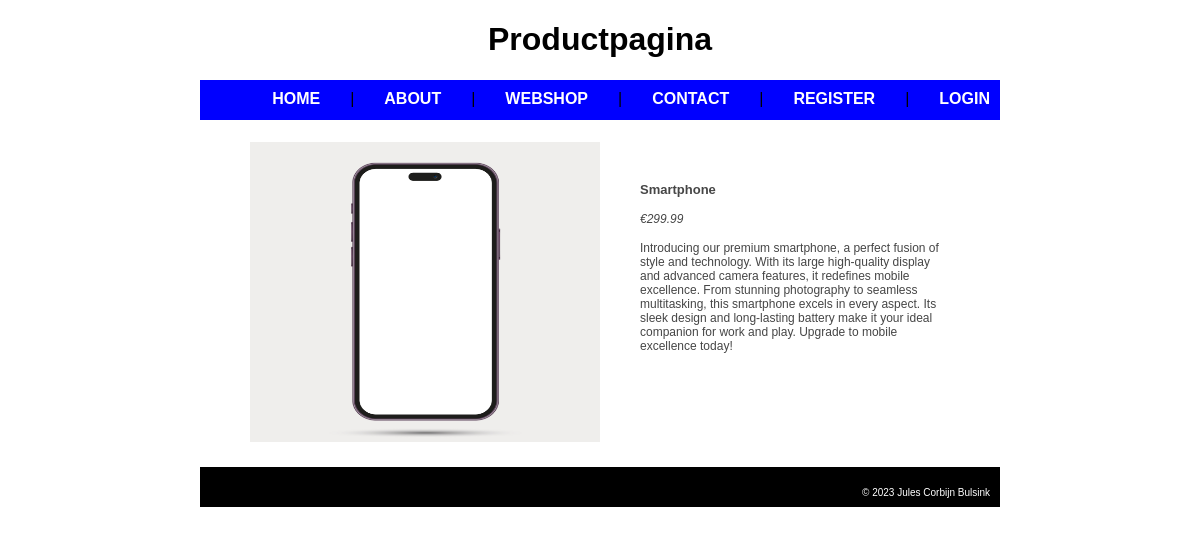
The app's page /index.php?page=productpage&productid=2, older data.
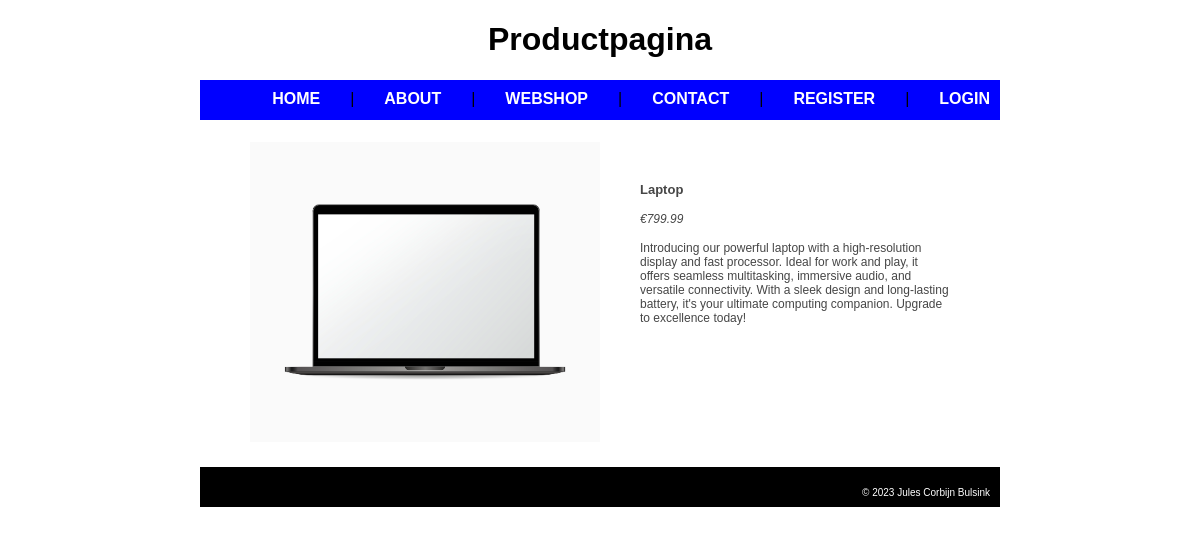
The same page, newer data.
### tables this page shows
CREATE TABLE `products` (
  `id` int(11) UNSIGNED NOT NULL,
  `name` varchar(50) NOT NULL,
  `description` text NOT NULL,
  `price` float NOT NULL,
  `filenameimage` varchar(100) NOT NULL
);

### sessionmanager.php (called while the page is built, shortened)
<?php
function isUserLoggedIn() {
    return isset($_SESSION['username']) && !empty($_SESSION['username']);
}
?>

### mysqlconnect.php (called while the page is built, shortened)
<?php
function connectDatabase() {
    $servername = "localhost";
    $username = "WebShopUser";
    $password = "1234";
    $dbname = "corbijns_webshop";
    $conn = mysqli_connect($servername, $username, $password, $dbname);
    return $conn;
}
function getProduct($id) {
    $conn = connectDatabase();
    try {
        $sql = "SELECT * FROM products WHERE id = '$id'";
        $result = mysqli_query($conn, $sql);
        if (mysqli_num_rows($result)) {
            $product = mysqli_fetch_assoc($result);
        }
        return $product;
    } finally {
        mysqli_close($conn);
    }
}
?>

### productpage.php (the view, shortened to what this page needs)
<?php
function showProductPageHeader() {
    echo 'Productpagina';
}
function showProductPageContent($data) {
    extract($data['product']);
    echo '
    <ul class="product">
        <div class="productimage">
            <li><img src="images/' . $filenameimage . '"</li>
        </div>
        <div class="productinfo">
            <li class="productname">' . $name . '</li>
            <li class="price">€' . $price . '</li>
            <li class="description">' . $description . '</li>';
        echo '
        </div>
    </ul>';
}
?>

### index.php (shortened to what this page needs)
<?php
require('sessionmanager.php');
require('validations.php');
require('productpage.php');
$page = getRequestedPage();
$data = processRequest($page);
showResponsePage($data);
function getRequestedPage() {
    $requested_type = $_SERVER['REQUEST_METHOD'];
    if ($requested_type == 'POST') {
        $requested_page = getPostVar('page', 'home');
    } else {
        $requested_page = getUrlVar('page', 'home');
    }
    return $requested_page;
}
function getUrlVar($key, $default = '') {
    $value = filter_input(INPUT_GET, $key, FILTER_SANITIZE_STRING);
    return isset($value) ? $value : $default;
}
function processRequest($page) {
    $data = initializeFormData($page);
    if ($_SERVER["REQUEST_METHOD"] == "POST") {
        switch($page) {
            case 'contact':
                $data = validateContactForm($data);
                if($data['valid']) {
                    $page = "thanks";
                }
                break;
            case 'register':
                $data = validateRegisterForm($data);
                if ($data['valid']) {
                    extract($data);
                    storeUser($name, $email, $pass);
                    $page = "login";
                }
                break;
            case 'settings':
                $data = validateSettingsForm($data);
                if ($data['valid']) {
                    extract($data);
                    $data = updatePasswordByEmail($email, $newpass, $data);
                }
                break;
            case 'login':
                $data = validateLoginForm($data);
                if ($data['valid']) {
                    extract($data);
                    loginUser($username, $useremail);
                    $page = "home";
                }
                break;
            case 'shoppingcart':
                handleActions();
                if (empty($_SESSION['shoppingcart'])) {
                    $page = 'emptyshoppingcart';
                } else {
                    $data['products'] = populateCart();
                }
                break;
            case 'checkout':
                if (makeOrder()) {
                    $page = 'ordersucces';
                }
                break;
        }
        $data['page'] = $page;
        return $data;
    } else {
        switch($page) {
            case 'productpage':
                $productid = getUrlVar("productid");
                $data['product'] = getProduct($productid);
                $page = "productpage";
                break;
        }
        $data['page'] = $page;
        return $data;
    }
}
function showResponsePage($data) {
    beginDocument();
    showHeadSection($data);
    showBodySection($data);
    endDocument();
}
function beginDocument() {
    echo '
    <!DOCTYPE html>
    <html>';
}
function showHeadSection($data) {
    echo '    <head>' . PHP_EOL;
    echo '<link rel="stylesheet" href="CSS/style.css">';
    echo '    </head>' . PHP_EOL;
}
function showBodySection($data) {
    echo '<body>' . PHP_EOL;
    echo '  <div class="container">' . PHP_EOL;
    showHeader($data);
    showMenu();
    showContent($data);
    showFooter();
    echo '  </div>' . PHP_EOL;
    echo '</body>' . PHP_EOL;
}
function endDocument() {
    echo '</html>';
}
function showHeader($data) {
    echo '<header>' . PHP_EOL;
    echo '  <h1>';
    switch ($data['page']) {
        case 'productpage':
            showProductPageHeader();
            break;
    }
    echo '  </h1>';
    echo '</header>' . PHP_EOL;
}
function showMenu() {
    echo '<nav>';
    echo '<ul class="lowernav">';
    showMenuItem("home", "HOME");
    echo '|';
    echo '|';
    echo '|';
    if(!isUserLoggedIn()) {
        echo '|';
        echo '|';
    }
    echo '
        </ul>
    </nav>';
}
function showMenuItem($link, $text) {
        echo '<li><a href="index.php?page=' . $link . '">' . $text . '</a></li>';
}
function showContent($data) {
    echo '<div class="content">' . PHP_EOL;
    switch ($data['page']) {
        case 'productpage':
            showProductPageContent($data);
            break;
    }
    echo '</div>' . PHP_EOL;
}
function showFooter() {
    echo '
    <footer>
        <p>&copy; 2023 Jules Corbijn Bulsink</p>
    </footer>';
}
?>

### CSS/style.css (style rules this page uses)
* { box-sizing: border-box; }
body { display: flex; justify-content: center; align-items: center; margin: 0px; font-family: Arial, Helvetica, sans-serif; }
.container { display: flex; flex-direction: column; width: 800px; }
header { min-height: 48px; text-align: center; }
nav > ul { display: flex; flex-direction: row; justify-content: flex-end; height: 40px; gap: 30px; padding: 10px; margin: 0px; list-style-type: none; }
nav > ul.lowernav { background-color: blue; }
nav > ul li > a { color: white; font-weight: bold; text-decoration: none; }
.content { margin: 10px; }
.content, select, button { font-size: 12px; color: rgb(70, 70, 70); }
div.productinfo { display: flex; flex-direction: column; padding: 40px; gap: 15px; align-items:self-start; }
ul.product { display: flex; list-style-type: none; }
ul.product > div.productimage > li > img { width: 350px; height: 300px; }
li.productname { font-size: 13px; font-weight: bold; }
li.price { font-style: italic; }
footer { display: flex; justify-content: flex-end; align-items: last baseline; background-color: black; color: white; height: 40px; padding: 10px; font-size: 10px; }
footer > p { align-self: baseline; }

Row changes from the older to the newer data that the page shows:
changed products: filenameimage: a different picture; name "Smartphone" → "Laptop"; price "299.99" → "799.99"; description "Introducing our premium smartphone, a perfect fusion of style and technology. With its large high-quality display and advanced camera features, it redefines mobile excellence. From stunning photography to seamless multitasking, this smartphone excels in every aspect. Its sleek design and long-lasting battery make it your ideal companion for work and play. Upgrade to mobile excellence today!" → "Introducing our powerful laptop with a high-resolution display and fast processor. Ideal for work and play, it offers seamless multitasking, immersive audio, and versatile connectivity. With a sleek design and long-lasting battery, it's your ultimate computing companion. Upgrade to excellence today!"
